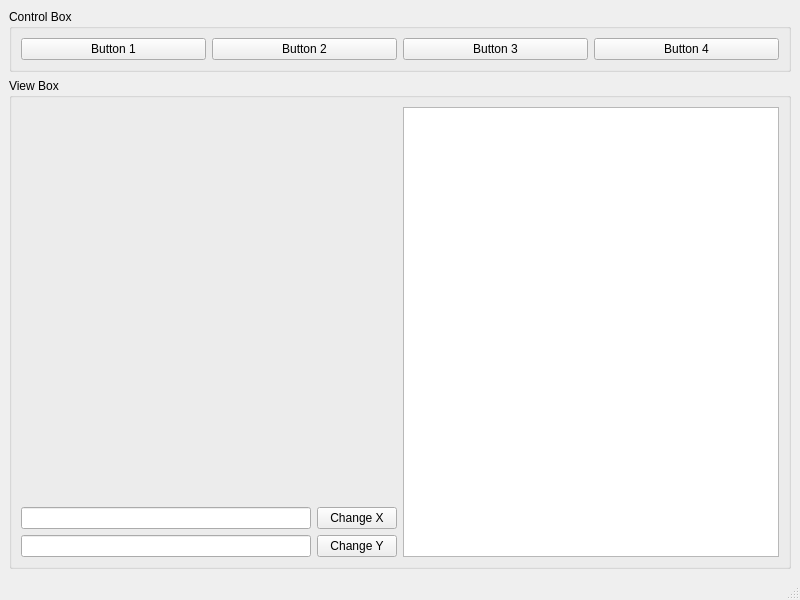
<?xml version="1.0" encoding="UTF-8"?>
<ui version="4.0">
 <class>MainWindow</class>
 <widget class="QMainWindow" name="MainWindow">
  <property name="geometry">
   <rect>
    <x>0</x>
    <y>0</y>
    <width>800</width>
    <height>600</height>
   </rect>
  </property>
  <property name="windowTitle">
   <string>MainWindow</string>
  </property>
  <widget class="QWidget" name="centralwidget">
   <layout class="QVBoxLayout" name="verticalLayout">
    <item>
     <widget class="QGroupBox" name="groupBox">
      <property name="title">
       <string>Control Box</string>
      </property>
      <layout class="QHBoxLayout" name="horizontalLayout">
       <item>
        <widget class="QPushButton" name="pushButton">
         <property name="text">
          <string>Button 1</string>
         </property>
        </widget>
       </item>
       <item>
        <widget class="QPushButton" name="pushButton_2">
         <property name="text">
          <string>Button 2</string>
         </property>
        </widget>
       </item>
       <item>
        <widget class="QPushButton" name="pushButton_3">
         <property name="text">
          <string>Button 3</string>
         </property>
        </widget>
       </item>
       <item>
        <widget class="QPushButton" name="pushButton_4">
         <property name="text">
          <string>Button 4</string>
         </property>
        </widget>
       </item>
      </layout>
     </widget>
    </item>
    <item>
     <widget class="QGroupBox" name="groupBox_2">
      <property name="title">
       <string>View Box</string>
      </property>
      <layout class="QHBoxLayout" name="horizontalLayout_2">
       <item>
        <layout class="QVBoxLayout" name="verticalLayout_2">
         <item>
          <spacer name="verticalSpacer">
           <property name="orientation">
            <enum>Qt::Vertical</enum>
           </property>
           <property name="sizeHint" stdset="0">
            <size>
             <width>20</width>
             <height>40</height>
            </size>
           </property>
          </spacer>
         </item>
         <item>
          <layout class="QHBoxLayout" name="horizontalLayout_3">
           <item>
            <widget class="QLineEdit" name="lineEdit"/>
           </item>
           <item>
            <widget class="QPushButton" name="pushButton_5">
             <property name="text">
              <string>Change X</string>
             </property>
            </widget>
           </item>
          </layout>
         </item>
         <item>
          <layout class="QHBoxLayout" name="horizontalLayout_4">
           <item>
            <widget class="QLineEdit" name="lineEdit_2"/>
           </item>
           <item>
            <widget class="QPushButton" name="pushButton_6">
             <property name="text">
              <string>Change Y</string>
             </property>
            </widget>
           </item>
          </layout>
         </item>
        </layout>
       </item>
       <item>
        <widget class="QPlainTextEdit" name="plainTextEdit"/>
       </item>
      </layout>
     </widget>
    </item>
   </layout>
  </widget>
  <widget class="QMenuBar" name="menubar">
   <property name="geometry">
    <rect>
     <x>0</x>
     <y>0</y>
     <width>800</width>
     <height>26</height>
    </rect>
   </property>
  </widget>
  <widget class="QStatusBar" name="statusbar"/>
 </widget>
 <resources/>
 <connections/>
</ui>
